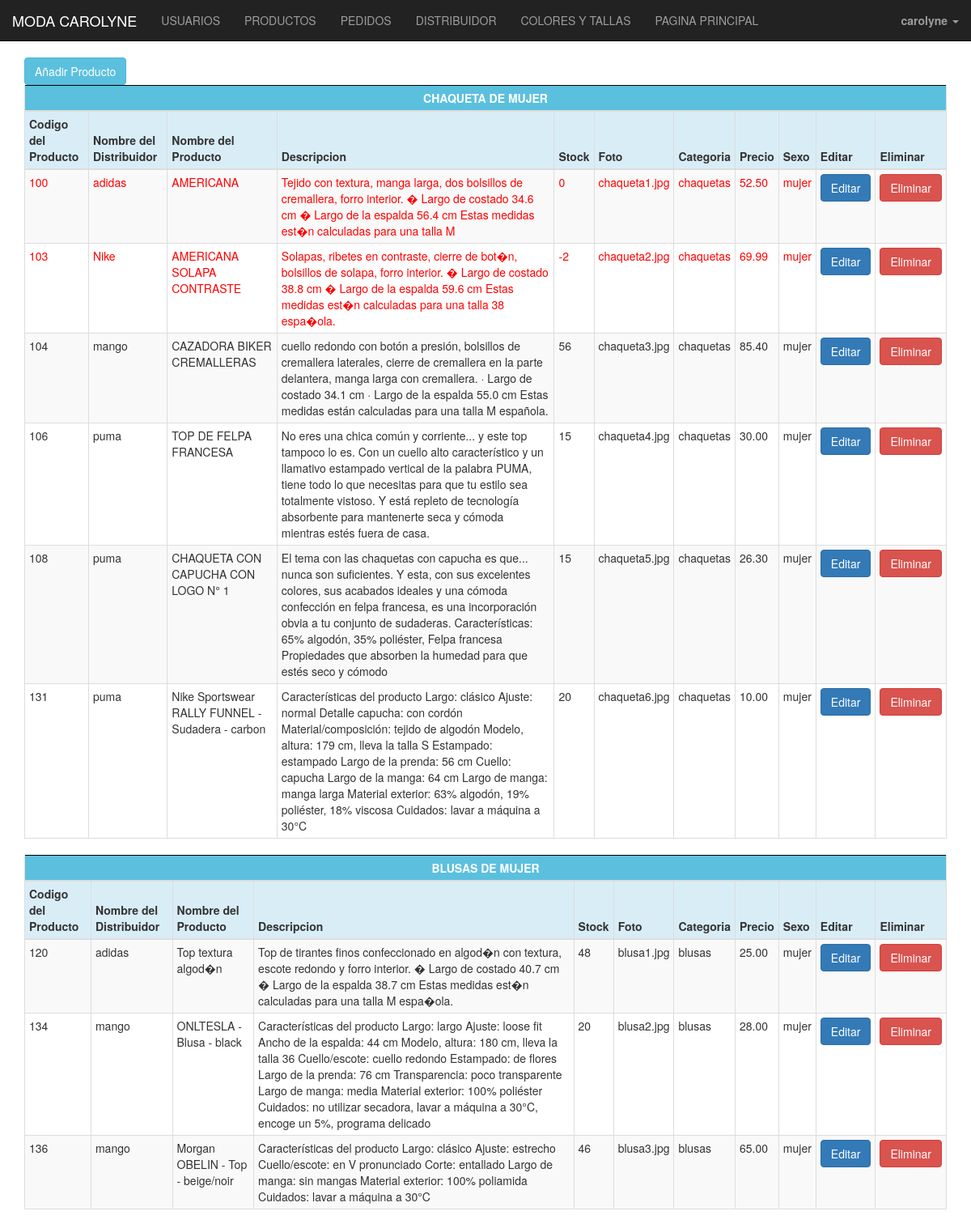
Page /administrador/producto.php (signed in, upper part) on the committed database.
### tables this page shows
CREATE TABLE IF NOT EXISTS `producto` (
  `codproducto` int(6) NOT NULL AUTO_INCREMENT,
  `coddistribuidor` int(6) NOT NULL,
  `nombre` varchar(50) NOT NULL,
  `descripcion` varchar(3000) NOT NULL,
  `stock` int(6) NOT NULL,
  `foto` varchar(200) NOT NULL,
  `categoria` varchar(30) NOT NULL,
  `precio` double(4,2) NOT NULL,
  `sexo` varchar(10) NOT NULL,
  PRIMARY KEY (`codproducto`),
  KEY `fk_producto_1_idx` (`coddistribuidor`)
);

CREATE TABLE IF NOT EXISTS `distribuidor` (
  `coddistribuidor` int(6) NOT NULL AUTO_INCREMENT,
  `nombre` varchar(35) NOT NULL,
  `localidad` varchar(45) NOT NULL,
  `provincia` varchar(45) NOT NULL,
  `cif` varchar(9) NOT NULL,
  PRIMARY KEY (`coddistribuidor`)
);

### administrador/producto.php (the view, shortened to what this page needs)
<?php
  include_once("../plantilla/db_configuration.php");
?>
<!DOCTYPE html>
<html>
  <head>
      <link rel="stylesheet" href="http://maxcdn.bootstrapcdn.com/bootstrap/3.3.5/css/bootstrap.min.css">
</head>
  <body>
    <?php
        include "../plantilla/cabeceradmin.php"
    ?>
    <?php
$connection = new mysqli($db_host, $db_user, $db_password, $db_name);
      $connection->set_charset("utf8");
      $consulta="SELECT p.*,d.nombre nombred FROM
        producto p join distribuidor d on p.coddistribuidor=d.coddistribuidor where categoria='chaquetas' and sexo='mujer'";
      $result = $connection->query($consulta)
      ?>
<div class="container">
  <a href="añadirproducto.php"><button type='button' class='btn btn-info'>Añadir Producto</button></a>
          <table style="border:1px solid black" class="table table-striped table-bordered table-hover table-condensed">
          <thead>
            <tr>
              <th colspan="11"  class=' btn-info'>
             <center><b>CHAQUETA DE MUJER </b>
                </center>
              </th>
            </tr>
            <tr class="info" >
              <th>Codigo del Producto</th>
              <th>Nombre del  Distribuidor</th>
              <th>Nombre del Producto</th>
              <th>Descripcion</th>
              <th>Stock</th>
              <th>Foto</th>
              <th>Categoria</th>
              <th>Precio</th>
              <th>Sexo</th>
              <th>Editar</th>
              <th>Eliminar</th>
          </thead>
      <?php
          while($obj = $result->fetch_object()) {
            if($obj->stock<=0){
              echo "<tr class='color'>";
              echo "<td>".$obj->codproducto."</td>";
              echo "<td>".$obj->nombred."</td>";
              echo "<td>".$obj->nombre."</td>";
              echo "<td>".$obj->descripcion."</td>";
              echo "<td>".$obj->stock."</td>";
              echo "<td>".$obj->foto."</td>";
              echo "<td>".$obj->categoria."</td>";
              echo "<td>".$obj->precio."</td>";
              echo "<td>".$obj->sexo."</td>";
              echo "<td><center><a href='editar-producto.php?id=$obj->codproducto'><button type='button' class='btn btn-primary'>Editar</button></center></td>";
              echo "<td><center><a href='eliminar-producto.php?id=$obj->codproducto'><button type='button' class='btn btn-danger'>Eliminar</button></center></td>";
              echo "</tr>";
            }else{
              echo "<tr>";
              echo "<td>".$obj->codproducto."</td>";
              echo "<td>".$obj->nombred."</td>";
              echo "<td>".$obj->nombre."</td>";
              echo "<td>".$obj->descripcion."</td>";
              echo "<td>".$obj->stock."</td>";
              echo "<td>".$obj->foto."</td>";
              echo "<td>".$obj->categoria."</td>";
              echo "<td>".$obj->precio."</td>";
              echo "<td>".$obj->sexo."</td>";
              echo "<td><center><a href='editar-producto.php?id=$obj->codproducto'><button type='button' class='btn btn-primary'>Editar</button></center></td>";
              echo "<td><center><a href='eliminar-producto.php?id=$obj->codproducto'><button type='button' class='btn btn-danger'>Eliminar</button></center></td>";
              echo "</tr>";
          }}
echo "</table>";
?>
<?php
$connection->set_charset("utf8");
$consulta="SELECT p.*,d.nombre nombred FROM
  producto p join distribuidor d on p.coddistribuidor=d.coddistribuidor where categoria='blusas'";
$result = $connection->query($consulta)?>
<table style="border:1px solid black" class="table table-striped table-bordered table-hover table-condensed">
<thead>
  <tr>
    <th colspan="11"  class=' btn-info'>
      <center><b>BLUSAS DE MUJER </b>
         </center>
    </th>
  </tr>
  <tr class="info" >
    <th>Codigo del Producto</th>
    <th>Nombre del  Distribuidor</th>
    <th>Nombre del Producto</th>
    <th>Descripcion</th>
    <th>Stock</th>
    <th>Foto</th>
    <th>Categoria</th>
    <th>Precio</th>
    <th>Sexo</th>
    <th>Editar</th>
    <th>Eliminar</th>
</thead>
<?php
while($obj = $result->fetch_object()) {
  if($obj->stock<=0){
    echo "<tr class='color'>";
    echo "<td>".$obj->codproducto."</td>";
    echo "<td>".$obj->nombred."</td>";
    echo "<td>".$obj->nombre."</td>";
    echo "<td>".$obj->descripcion."</td>";
    echo "<td>".$obj->stock."</td>";
    echo "<td>".$obj->foto."</td>";
    echo "<td>".$obj->categoria."</td>";
    echo "<td>".$obj->precio."</td>";
    echo "<td>".$obj->sexo."</td>";
    echo "<td><center><a href='editar-producto.php?id=$obj->codproducto'><button type='button' class='btn btn-primary'>Editar</button></center></td>";
    echo "<td><center><a href='eliminar-producto.php?id=$obj->codproducto'><button type='button' class='btn btn-danger'>Eliminar</button></center></td>";
    echo "</tr>";
  }else{
    echo "<tr>";
    echo "<td>".$obj->codproducto."</td>";
    echo "<td>".$obj->nombred."</td>";
    echo "<td>".$obj->nombre."</td>";
    echo "<td>".$obj->descripcion."</td>";
    echo "<td>".$obj->stock."</td>";
    echo "<td>".$obj->foto."</td>";
    echo "<td>".$obj->categoria."</td>";
    echo "<td>".$obj->precio."</td>";
    echo "<td>".$obj->sexo."</td>";
    echo "<td><center><a href='editar-producto.php?id=$obj->codproducto'><button type='button' class='btn btn-primary'>Editar</button></center></td>";
    echo "<td><center><a href='eliminar-producto.php?id=$obj->codproducto'><button type='button' class='btn btn-danger'>Eliminar</button></center></td>";
    echo "</tr>";
}}
echo "</table>";
?>
    ?></div>
  </body>
  </html>

### administrador/producto.php (style rules this page uses)
.color { color:red; }

### rows in the picture
producto: codproducto "100", coddistribuidor.nombre "adidas", nombre "AMERICANA", descripcion "Tejido con textura, manga larga, dos bolsillos de cremallera, forro interior. � Largo de costado 34.6 cm � Largo de la espalda 56.4 cm Estas medidas est�n calculadas para una talla M", stock "0", foto "chaqueta1.jpg", categoria "chaquetas", precio "52.50", sexo "mujer"
producto: codproducto "103", coddistribuidor.nombre "Nike", nombre "AMERICANA SOLAPA CONTRASTE", descripcion "Solapas, ribetes en contraste, cierre de bot�n, bolsillos de solapa, forro interior. � Largo de costado 38.8 cm � Largo de la espalda 59.6 cm Estas medidas est�n calculadas para una talla 38 espa�ola.", stock "-2", foto "chaqueta2.jpg", categoria "chaquetas", precio "69.99", sexo "mujer"
producto: codproducto "104", coddistribuidor.nombre "mango", nombre "CAZADORA BIKER CREMALLERAS", descripcion "cuello redondo con botón a presión, bolsillos de cremallera laterales, cierre de cremallera en la parte delantera, manga larga con cremallera. · Largo de costado 34.1 cm · Largo de la espalda 55.0 cm Estas medidas están calculadas para una talla M española.", stock "56", foto "chaqueta3.jpg", categoria "chaquetas", precio "85.40", sexo "mujer"
producto: codproducto "106", coddistribuidor.nombre "puma", nombre "TOP DE FELPA FRANCESA", descripcion "No eres una chica común y corriente... y este top tampoco lo es. Con un cuello alto característico y un llamativo estampado vertical de la palabra PUMA, tiene todo lo que necesitas para que tu estilo sea totalmente vistoso. Y está repleto de tecnología absorbente para mantenerte seca y cómoda mientras estés fuera de casa.", stock "15", foto "chaqueta4.jpg", categoria "chaquetas", precio "30.00", sexo "mujer"
producto: codproducto "108", coddistribuidor.nombre "puma", nombre "CHAQUETA CON CAPUCHA CON LOGO N° 1", descripcion "El tema con las chaquetas con capucha es que... nunca son suficientes. Y esta, con sus excelentes colores, sus acabados ideales y una cómoda confección en felpa francesa, es una incorporación obvia a tu conjunto de sudaderas. Características: 65% algodón, 35% poliéster, Felpa francesa Propiedades que absorben la humedad para que estés seco y cómodo", stock "15", foto "chaqueta5.jpg", categoria "chaquetas", precio "26.30", sexo "mujer"
producto: codproducto "131", coddistribuidor.nombre "puma", nombre "Nike Sportswear RALLY FUNNEL - Sudadera - carbon", descripcion "Características del producto Largo: clásico Ajuste: normal Detalle capucha: con cordón Material/composición: tejido de algodón Modelo, altura: 179 cm, lleva la talla S Estampado: estampado Largo de la prenda: 56 cm Cuello: capucha Largo de la manga: 64 cm Largo de manga: manga larga Material exterior: 63% algodón, 19% poliéster, 18% viscosa Cuidados: lavar a máquina a 30°C", stock "20", foto "chaqueta6.jpg", categoria "chaquetas", precio "10.00", sexo "mujer"
producto: codproducto "120", coddistribuidor.nombre "adidas", nombre "Top textura algod�n", descripcion "Top de tirantes finos confeccionado en algod�n con textura, escote redondo y forro interior. � Largo de costado 40.7 cm � Largo de la espalda 38.7 cm Estas medidas est�n calculadas para una talla M espa�ola.", stock "48", foto "blusa1.jpg", categoria "blusas", precio "25.00", sexo "mujer"
producto: codproducto "134", coddistribuidor.nombre "mango", nombre "ONLTESLA - Blusa - black", descripcion "Características del producto Largo: largo Ajuste: loose fit Ancho de la espalda: 44 cm Modelo, altura: 180 cm, lleva la talla 36 Cuello/escote: cuello redondo Estampado: de flores Largo de la prenda: 76 cm Transparencia: poco transparente Largo de manga: media Material exterior: 100% poliéster Cuidados: no utilizar secadora, lavar a máquina a 30°C, encoge un 5%, programa delicado", stock "20", foto "blusa2.jpg", categoria "blusas", precio "28.00", sexo "mujer"
producto: codproducto "136", coddistribuidor.nombre "mango", nombre "Morgan OBELIN - Top - beige/noir", descripcion "Características del producto Largo: clásico Ajuste: estrecho Cuello/escote: en V pronunciado Corte: entallado Largo de manga: sin mangas Material exterior: 100% poliamida Cuidados: lavar a máquina a 30°C", stock "46", foto "blusa3.jpg", categoria "blusas", precio "65.00", sexo "mujer"

### other values in the picture
$_SESSION['nombre'] "carolyne"
